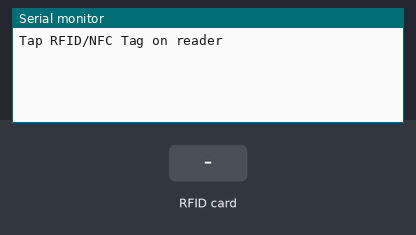
The sketch below on a simulated Arduino Uno, built with avr-gcc and run on an emulated ATmega328P. Shown: the last lines printed to the serial monitor. The inputs (shaded band) are chosen by the test bench.

Above: at 1.2 s.
1.3 s: RFID card C3 38 5E 27 held to the reader
At 2.5 s:
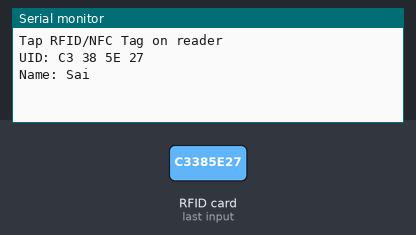
2.8 s: RFID card A3 6F 32 27 held to the reader
At 4.1 s:
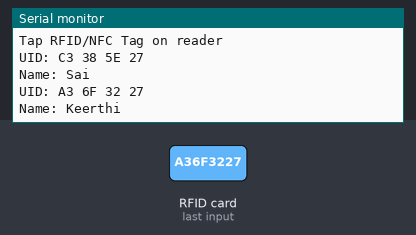
4.8 s: RFID card D3 12 1A 29 held to the reader
At 5.8 s:
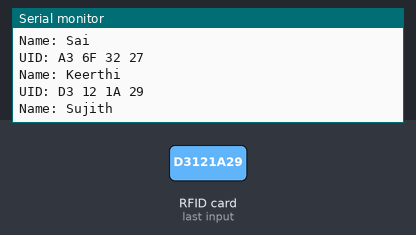
6.8 s: RFID card 5E 7A 19 C4 held to the reader
At 8.6 s:
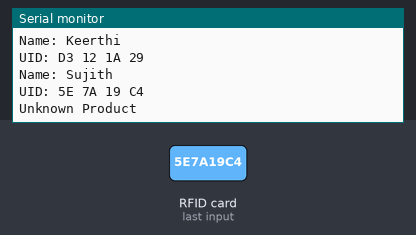

The sketch:

summer_project__1_.ino
```cpp
#include <SPI.h>
#include <MFRC522.h>

#define SS_PIN 10
#define RST_PIN 5

MFRC522 rfid(SS_PIN, RST_PIN);

// Define the hardcoded UIDs and corresponding names
byte UID1[] = {0xC3, 0x38, 0x5E, 0x27};
byte UID2[] = {0xA3, 0x6F, 0x32, 0x27};
byte UID3[] = {0xD3, 0x12, 0x1A, 0x29};
byte UID4[] = {0x33, 0xD1, 0xB4, 0x29};
byte UID5[] = {0xA3, 0x74, 0x72, 0x13};
byte UID6[] = {0xE3, 0xA8, 0x46, 0x14};
byte UID7[] = {0x63, 0x72, 0x75, 0x13};
byte UID8[] = {0xB3, 0xCE, 0x58, 0x14};


const char* name1 = "Sai";
const char* name2 = "Keerthi";
const char* name3 = "Sujith";
const char* name4 = "Tejaswini";
const char* name5 = "ventilater";
const char* name6 = "pulsometry";
const char* name7 = "BP monitor";
const char* name8 = "CT Scan";


void setup() {
  Serial.begin(9600);
  SPI.begin();      // init SPI bus
  rfid.PCD_Init();  // init MFRC522
  Serial.println("Tap RFID/NFC Tag on reader");
}

void loop() {
  if (rfid.PICC_IsNewCardPresent()) {  // new tag is available
    if (rfid.PICC_ReadCardSerial()) {  // NUID has been read
      Serial.print("UID:");
      for (int i = 0; i < rfid.uid.size; i++) {
        Serial.print(rfid.uid.uidByte[i] < 0x10 ? " 0" : " ");
        Serial.print(rfid.uid.uidByte[i], HEX);
      }
      Serial.println();

      if (compareUIDs(rfid.uid.uidByte, UID1)) {
        Serial.print("Name: ");
        Serial.println(name1);
      } else if (compareUIDs(rfid.uid.uidByte, UID2)) {
        Serial.print("Name: ");
        Serial.println(name2);
      } else if (compareUIDs(rfid.uid.uidByte, UID3)) {
        Serial.print("Name: ");
        Serial.println(name3);
      } else if (compareUIDs(rfid.uid.uidByte, UID4)) {
        Serial.print("Name: ");
        Serial.println(name4);
      } else if (compareUIDs(rfid.uid.uidByte, UID5)) {
        Serial.print("Name: ");
        Serial.println(name5);
      } else if (compareUIDs(rfid.uid.uidByte, UID6)) {
        Serial.print("Name: ");
        Serial.println(name6);
      } else if (compareUIDs(rfid.uid.uidByte, UID7)) {
        Serial.print("Name: ");
        Serial.println(name7);
      } else if (compareUIDs(rfid.uid.uidByte, UID8)) {
        Serial.print("Name: ");
        Serial.println(name8);
      } else {
        Serial.println("Unknown Product");
      }

      rfid.PICC_HaltA();       // halt PICC
      rfid.PCD_StopCrypto1();  // stop encryption on PCD

      delay(2000);  // Wait for 2 seconds before next scan
    }
  }
}

// Function to compare two UIDs
bool compareUIDs(byte *uid1, byte *uid2) {
  for (byte i = 0; i < 4; i++) {
    if (uid1[i] != uid2[i]) {
      return false;
    }
  }
  return true;
}
```

Measured:
- after the input at 1.3 s, the serial monitor: prints a new line at once (image 1)
- after the input at 2.8 s, the serial monitor: prints a new line after 0.51 s (image 2)
- after the input at 4.8 s, the serial monitor: prints a new line after 0.51 s (image 3)
- after the input at 6.8 s, the serial monitor: prints a new line after 0.52 s (image 4)
